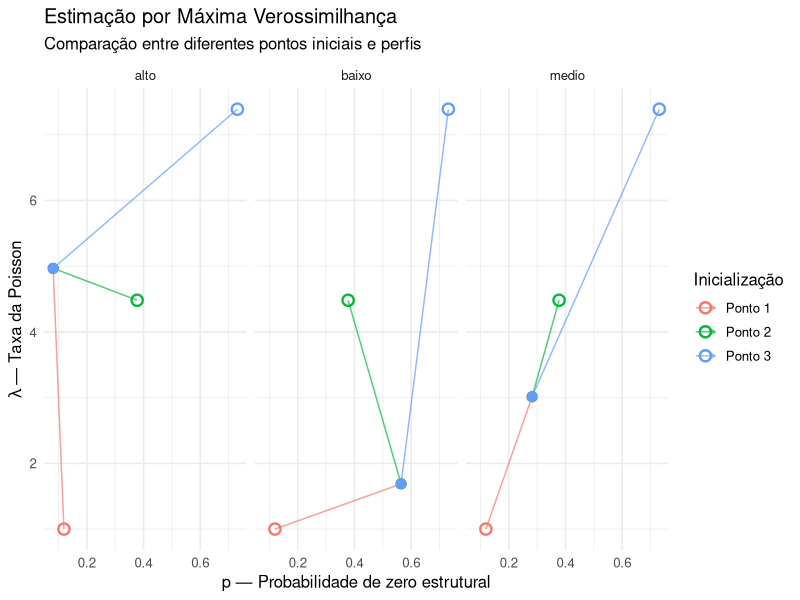
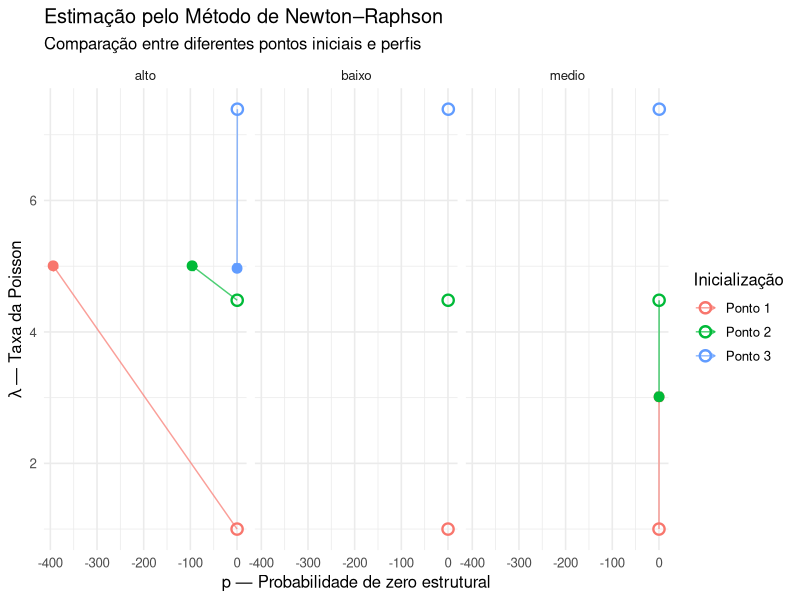
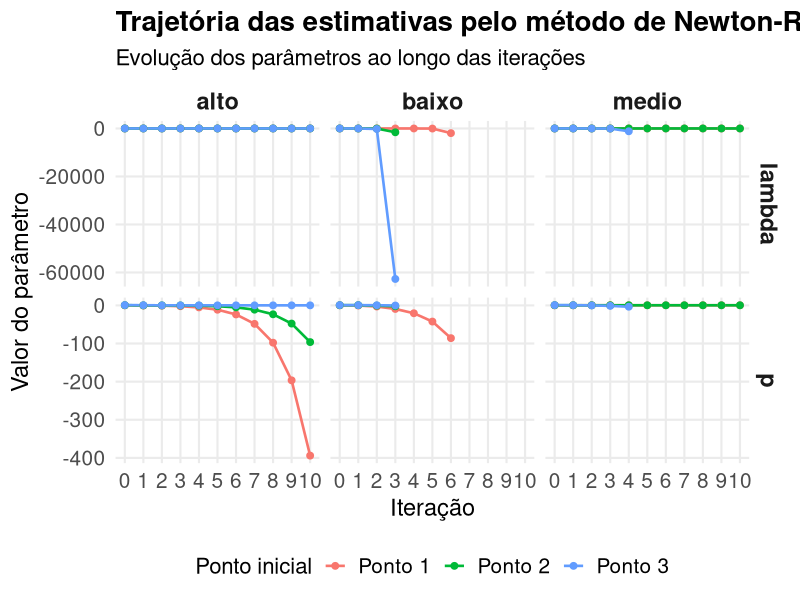

These charts were generated, in order, by the following R code:
############### Parte 1 - Otimização numérica ############### 

# seed

set.seed(248214)

###### pacotes #####

library(tidyverse)
library(ggplot2)

##### leitura dos dados #####

dados <- read_csv("dados/visitas_medicas.csv")

# separando cada perfil

for (perfil in unique(dados$perfil)) {
  assign(perfil, dados[dados$perfil == perfil, ])
}

# análise descritiva das visitas por perfil

dados |>
  group_by(perfil) |>
  summarise(
    n = n(),
    media = mean(visitas),
    mediana = median(visitas),
    maximo = max(visitas),
    proporcao_zeros = mean(visitas == 0),
    .groups = "drop"
  )

##### modelo ZIP #####

# parâmetros

# p - precisamos que 0 < p < 1 ==> vamos usar a curva logistica

p_func <- function(alpha) {
  1 / (1 + exp(-alpha))
}

# lambda - precisamos que lambda > 0 ==> vamos usar exponencial

lambda_func <- function(beta) {
  exp(beta)
}

### log verossimilhança ###

# caso y_i = 0

log_v_zero <- function(p, lambda, y_length){
  log_v <- 0
  for (i in seq_len(y_length)){
    value <- sum(log(p + (1 - p)*exp(-lambda)))
    log_v <- log_v + value
  }
  return(log_v)
}

# caso y_i > 0

log_v_nonzero <- function(y, p, lambda){
  log_v <- 0
  for (y_i in y){
    value <- sum(log(1 - p) - lambda + y_i*log(lambda))
    log_v <- log_v + value
  }
  return(log_v)
}

# calculando log verossimilhança

calculate_logv <- function(y, p, lambda){
  y_zero <- y[y == 0]
  y_length <- length(y_zero)
  
  y_nonzero <- y[y > 0]
  
  value_log_v_zero <- log_v_zero(p, lambda, y_length)
  value_log_v_nonzero <- log_v_nonzero(y_nonzero, p, lambda)
  
  value_log_v <- value_log_v_zero + value_log_v_nonzero
  
  return(value_log_v)
}

# calculando -log verossimilhança

negative_logv <- function(params, y) {
  alpha <- params[1]
  beta <- params[2]
  
  p <- p_func(alpha)
  lambda <- lambda_func(beta)
  
  resultado <- -calculate_logv(y, p, lambda)
  
  return(resultado)
}

# optim()

# pontos iniciais

pontos_iniciais <- data.frame(
  inicializacao = c("Ponto 1", "Ponto 2", "Ponto 3"),
  alpha = c(-2, -0.5, 1),
  beta = c(0, 1.5, 2)
)

# otimizacao para cada perfil

# perfis
perfis <- list(
  baixo = baixo,
  medio = medio,
  alto = alto
)

resultados <- do.call(rbind, lapply(names(perfis), function(perfil) {
  
  dados <- perfis[[perfil]]
  
  do.call(rbind, lapply(seq_len(nrow(pontos_iniciais)), function(i) {
    
    # pontos iniciais
    alpha_0 <- pontos_iniciais$alpha[i]
    beta_0 <- pontos_iniciais$beta[i]
    
    # otimizando
    resultado <- optim(
      par = c(alpha_0, beta_0),
      fn = negative_logv,
      y = dados$visitas
    )
    
    data.frame(
      perfil = perfil,
      inicializacao = pontos_iniciais$inicializacao[i],
      p_inicial = p_func(alpha_0),
      lambda_inicial = lambda_func(beta_0),
      p_estimado = p_func(resultado$par[1]),
      lambda_estimado = lambda_func(resultado$par[2]),
      logv = -resultado$value,
      convergencia = resultado$convergence
    )
  }))
}))

rownames(resultados) <- NULL

### resultado dos estimadores ###

print(resultados)

### visualização -- comparação dos diferentes pontos inicias para cada perfil de risco

ggplot(resultados) +
  
  geom_segment(
    aes(
      x = p_inicial,
      y = lambda_inicial,
      xend = p_estimado,
      yend = lambda_estimado,
      color = inicializacao
    ),
    arrow = arrow(length = grid::unit(0.15, "cm")),
    alpha = 0.7
  ) +
  
  geom_point(
    aes(
      x = p_inicial,
      y = lambda_inicial,
      color = inicializacao
    ),
    size = 3,
    shape = 1,
    stroke = 1.2
  ) +
  
  geom_point(
    aes(
      x = p_estimado,
      y = lambda_estimado,
      color = inicializacao
    ),
    size = 3
  ) +
  
  facet_wrap(~perfil, nrow = 1) +
  
  labs(
    title = "Estimação por Máxima Verossimilhança",
    subtitle = "Comparação entre diferentes pontos iniciais e perfis",
    x = "p — Probabilidade de zero estrutural",
    y = expression(lambda ~ "— Taxa da Poisson"),
    color = "Inicialização"
  ) +
  
  guides(
    color = guide_legend(
      override.aes = list(shape = 1, fill = NA, size = 3)
    )
  ) +
  
  theme_minimal(base_size = 12)


##### Newton-Raphson #####

# primeiras derivadas em relação a p e lambda

score_zip <- function(p, lambda, y) {
  
  n_0 <- sum(y == 0)
  
  n_pos <- sum(y > 0)
  
  S_pos <- sum(y[y > 0])
  
  score_p <- (n_0*(1 - exp(-lambda)))/(p + (1 - p)*exp(-lambda)) - n_pos/(1 - p)
  
  score_lambda <- (n_0*(-exp(-lambda) + p*exp(-lambda)))/(p + (1 - p)*exp(-lambda)) - n_pos + S_pos/lambda
  
  return(c(score_p, score_lambda))
}

# matriz hessiana

hessiana_zip <- function(p, lambda, y) {
  
  n_0 <- sum(y == 0)
  n_pos <- sum(y > 0)
  S_pos <- sum(y[y > 0])
  
  H_pp <- (-n_0*(1 - exp(-lambda))^2)/(p + (1 - p)*exp(-lambda))^2 - n_pos/(1 - p)^2
  
  H_p_lambda <- (n_0*exp(-lambda))/(p + (1 - p)*exp(-lambda))^2
  
  H_lambda_lambda <- (n_0*exp(-lambda)*p*(1 - p))/(p + (1 - p)*exp(-lambda))^2 - S_pos/lambda^2
  
  H <- matrix(
    c(H_pp, H_p_lambda,
      H_p_lambda, H_lambda_lambda),
    nrow = 2,
    byrow = TRUE
  )
  
  return(H)
}

##### aplicando o newton-raphson #####

pontos_iniciais <- data.frame(
  inicializacao = paste("Ponto", 1:3),
  p_inicial = plogis(c(-2, -0.5, 1)),
  lambda_inicial = exp(c(0, 1.5, 2))
)

# numero de iteracoes
B <- 10

perfis <- list(
  baixo = baixo$visitas,
  medio = medio$visitas,
  alto = alto$visitas
)

newton_raphson <- function(theta, y, B) {
  
  historico <- matrix(
    NA_real_,
    nrow = B + 1,
    ncol = 2
  )
  
  colnames(historico) <- c("p", "lambda")
  historico[1, ] <- theta
  
  for (i in seq_len(B)) {
    # score
    U <- score_zip(theta[1], theta[2], y)
    # hessiana
    H <- hessiana_zip(theta[1], theta[2], y)
    # theta_i+1
    theta <- theta - solve(H, U)
    # atualizand parametros
    historico[i + 1, ] <- theta
  }
  
  return(historico)
}

resultados_nr <- data.frame()
historico_nr <- data.frame()

for (perfil in names(perfis)) {
  for (j in 1:nrow(pontos_iniciais)) {
    
    ponto <- pontos_iniciais[j, ]
    
    theta_inicial <- c(
      ponto$p_inicial,
      ponto$lambda_inicial
    )
    
    # newton-raphson
    ajuste <- newton_raphson(
      theta_inicial, perfis[[perfil]], B
    )
    
    # resultados finais
    resultados_nr <- bind_rows(
      resultados_nr,
      data.frame(
        perfil = perfil,
        inicializacao = ponto$inicializacao,
        p_inicial = ponto$p_inicial,
        lambda_inicial = ponto$lambda_inicial,
        p_estimado = ajuste[B + 1, 1],
        lambda_estimado = ajuste[B + 1, 2]
      )
    )
    
    # histórico das iterações
    historico_nr <- bind_rows(
      historico_nr,
      data.frame(
        perfil = perfil,
        inicializacao = ponto$inicializacao,
        iteracao = 0:B,
        p = ajuste[, 1],
        lambda = ajuste[, 2]
      )
    )
  }
}

print(resultados_nr)

# visualização -- comparação dos diferentes pontos inicias para cada perfil de risco

ggplot(resultados_nr) +
  
  geom_segment(
    aes(
      x = p_inicial,
      y = lambda_inicial,
      xend = p_estimado,
      yend = lambda_estimado,
      color = inicializacao
    ),
    arrow = arrow(length = grid::unit(0.15, "cm")),
    alpha = 0.7
  ) +
  
  geom_point(
    aes(
      x = p_inicial,
      y = lambda_inicial,
      color = inicializacao
    ),
    size = 3,
    shape = 1,
    stroke = 1.2
  ) +
  
  geom_point(
    aes(
      x = p_estimado,
      y = lambda_estimado,
      color = inicializacao
    ),
    size = 3
  ) +
  
  facet_wrap(~perfil, nrow = 1) +
  
  labs(
    title = "Estimação pelo Método de Newton–Raphson",
    subtitle = "Comparação entre diferentes pontos iniciais e perfis",
    x = "p — Probabilidade de zero estrutural",
    y = expression(lambda ~ "— Taxa da Poisson"),
    color = "Inicialização"
  ) +
  
  guides(
    color = guide_legend(
      override.aes = list(shape = 1, fill = NA, size = 3)
    )
  ) +
  
  theme_minimal(base_size = 12)

### grafico temporal ###

historico_long <- historico_nr %>%
  pivot_longer(
    cols = c(p, lambda),
    names_to = "parametro",
    values_to = "valor"
  )

ggplot(
  historico_long,
  aes(
    x = iteracao,
    y = valor,
    color = inicializacao,
    group = inicializacao
  )
) +
  geom_line(linewidth = 0.9) +
  geom_point(size = 2) +
  facet_grid(parametro ~ perfil, scales = "free_y") +
  scale_x_continuous(breaks = 0:B) +
  labs(
    title = "Trajetória das estimativas pelo método de Newton-Raphson",
    subtitle = "Evolução dos parâmetros ao longo das iterações",
    x = "Iteração",
    y = "Valor do parâmetro",
    color = "Ponto inicial"
  ) +
  theme_minimal(base_size = 16) +
  theme(
    plot.title = element_text(size = 20, face = "bold"),
    plot.subtitle = element_text(size = 16),
    axis.title = element_text(size = 17),
    axis.text = element_text(size = 15),
    strip.text = element_text(size = 17, face = "bold"),
    legend.title = element_text(size = 16),
    legend.text = element_text(size = 15),
    legend.position = "bottom",
    panel.grid.minor = element_blank()
  )
